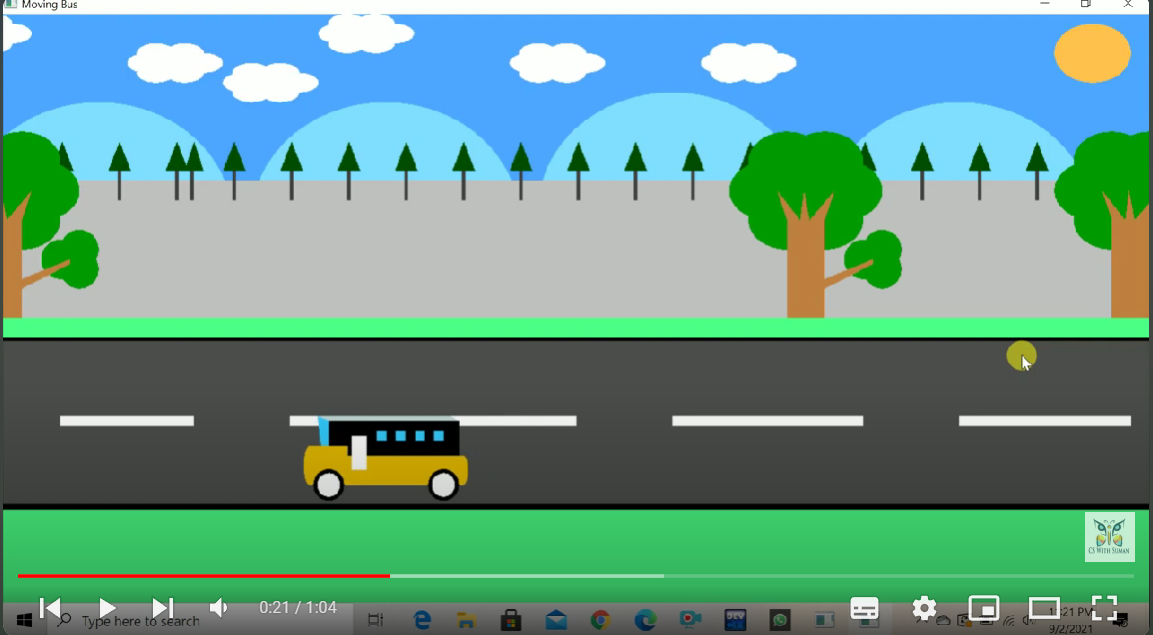
#> input picture project_v1/picture/Screenshot 2024-05-16 161941.png, 1153 x 635 px; its folder holds only this picture in this run
$ python test5.py
#> lines starting #> are read from the running program, lines starting #| are printed output that depends on the picture
import os
import cv2
import numpy as np

input_folder = 'picture'
output_folder = 'affine_transformed_pic'  # Tạo thư mục mới để lưu ảnh sau khi biến đổi affine

# Kiểm tra và tạo thư mục nếu chưa tồn tại
if not os.path.exists(output_folder):
    os.makedirs(output_folder)

# Duyệt qua các file ảnh trong thư mục
for filename in os.listdir(input_folder):

    if filename.endswith(".jpg") or filename.endswith(".png") or filename.endswith(".jpeg"):

        img_path = os.path.join(input_folder, filename)

        image = cv2.imread(img_path)
#> image is the input picture: shape (635, 1153, 3); mean B, G, R 141.2, 153.7, 103.9

        if image is not None:

            cv2.imshow('Original Image', image)

            height, width = image.shape[:2]
#> height = 635; width = 1153

            # Điểm ban đầu trên ảnh gốc
            pts1 = np.float32([[50, 50], [200, 50], [50, 200]])

            # Điểm biến đổi đích trên ảnh mới
            pts2 = np.float32([[10, 100], [200, 50], [100, 250]])

            # Tạo ma trận biến đổi affine
            M_affine = cv2.getAffineTransform(pts1, pts2)

            # Áp dụng phép biến đổi affine
            affine_transformed = cv2.warpAffine(image, M_affine, (width, height))
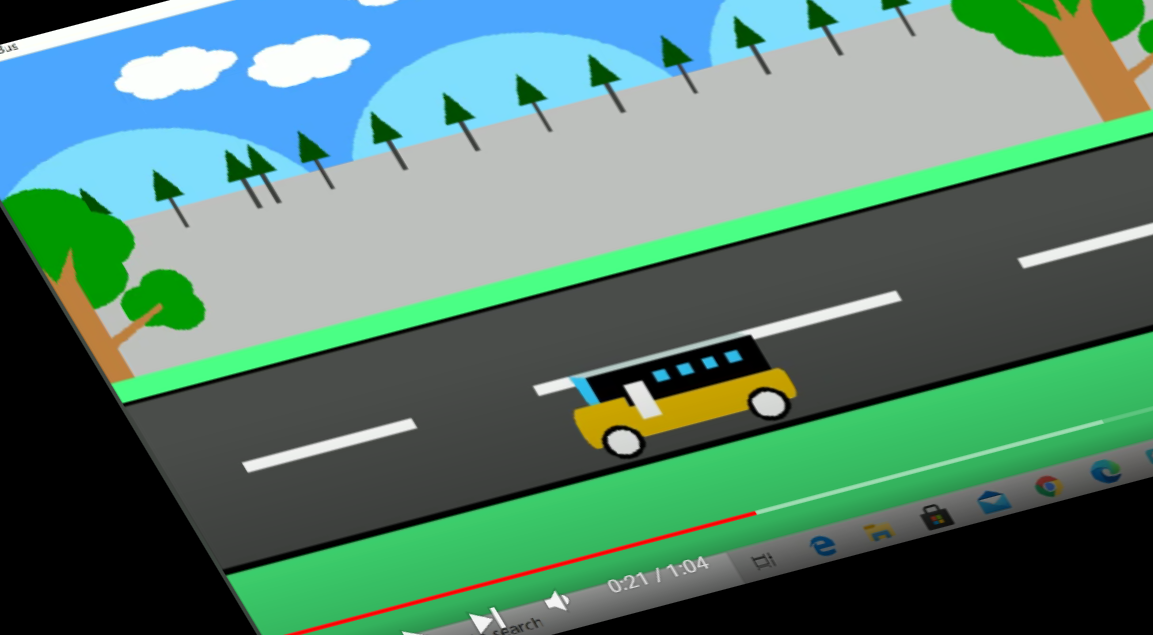
#> affine_transformed: shape (635, 1153, 3); mean B, G, R 113.7, 128.5, 89.8

            # Hiển thị ảnh đã biến đổi affine
            cv2.imshow('Affine Transformed Image', affine_transformed)

            cv2.waitKey(0)
            cv2.destroyAllWindows()

            # Lưu ảnh sau khi biến đổi affine
            cv2.imwrite(os.path.join(output_folder, 'affine_' + filename), affine_transformed)

            print(f"Đã áp dụng phép biến đổi affine và lưu {filename}.")
        else:
            print(f"Không thể đọc ảnh {filename}.")
    else:
        print(f"{filename} không phải là file ảnh.")

print("Hoàn thành việc áp dụng phép biến đổi affine cho các ảnh.")
